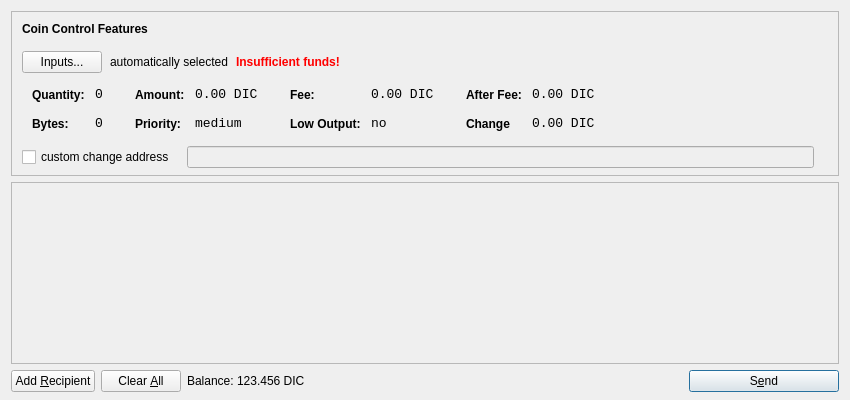
<?xml version="1.0" encoding="UTF-8"?>
<ui version="4.0">
 <class>SendCoinsDialog</class>
 <widget class="QDialog" name="SendCoinsDialog">
  <property name="geometry">
   <rect>
    <x>0</x>
    <y>0</y>
    <width>850</width>
    <height>400</height>
   </rect>
  </property>
  <property name="windowTitle">
   <string>Send Coins</string>
  </property>
  <property name="styleSheet">
   <string notr="true">background-image: url(:/images/bkg2);</string>
  </property>
  <layout class="QVBoxLayout" name="verticalLayout" stretch="0,1,0">
   <property name="bottomMargin">
    <number>8</number>
   </property>
   <item>
    <widget class="QFrame" name="frameCoinControl">
     <property name="sizePolicy">
      <sizepolicy hsizetype="Expanding" vsizetype="Expanding">
       <horstretch>0</horstretch>
       <verstretch>0</verstretch>
      </sizepolicy>
     </property>
     <property name="maximumSize">
      <size>
       <width>16777215</width>
       <height>16777215</height>
      </size>
     </property>
     <property name="frameShape">
      <enum>QFrame::StyledPanel</enum>
     </property>
     <property name="frameShadow">
      <enum>QFrame::Sunken</enum>
     </property>
     <layout class="QVBoxLayout" name="verticalLayoutCoinControl2">
      <property name="spacing">
       <number>6</number>
      </property>
      <property name="leftMargin">
       <number>0</number>
      </property>
      <property name="topMargin">
       <number>0</number>
      </property>
      <property name="rightMargin">
       <number>0</number>
      </property>
      <property name="bottomMargin">
       <number>6</number>
      </property>
      <item>
       <layout class="QVBoxLayout" name="verticalLayoutCoinControl" stretch="0,0,0,0,1">
        <property name="spacing">
         <number>0</number>
        </property>
        <property name="leftMargin">
         <number>10</number>
        </property>
        <property name="topMargin">
         <number>10</number>
        </property>
        <item>
         <layout class="QHBoxLayout" name="horizontalLayoutCoinControl1">
          <property name="bottomMargin">
           <number>15</number>
          </property>
          <item>
           <widget class="QLabel" name="labelCoinControlFeatures">
            <property name="sizePolicy">
             <sizepolicy hsizetype="Preferred" vsizetype="Maximum">
              <horstretch>0</horstretch>
              <verstretch>0</verstretch>
             </sizepolicy>
            </property>
            <property name="font">
             <font>
              <weight>75</weight>
              <bold>true</bold>
             </font>
            </property>
            <property name="styleSheet">
             <string notr="true">font-weight:bold;</string>
            </property>
            <property name="text">
             <string>Coin Control Features</string>
            </property>
           </widget>
          </item>
         </layout>
        </item>
        <item>
         <layout class="QHBoxLayout" name="horizontalLayoutCoinControl2" stretch="0,0,0,0">
          <property name="spacing">
           <number>8</number>
          </property>
          <property name="bottomMargin">
           <number>10</number>
          </property>
          <item>
           <widget class="QPushButton" name="pushButtonCoinControl">
            <property name="styleSheet">
             <string notr="true"/>
            </property>
            <property name="text">
             <string>Inputs...</string>
            </property>
           </widget>
          </item>
          <item>
           <widget class="QLabel" name="labelCoinControlAutomaticallySelected">
            <property name="text">
             <string>automatically selected</string>
            </property>
            <property name="margin">
             <number>5</number>
            </property>
           </widget>
          </item>
          <item>
           <widget class="QLabel" name="labelCoinControlInsuffFunds">
            <property name="font">
             <font>
              <weight>75</weight>
              <bold>true</bold>
             </font>
            </property>
            <property name="styleSheet">
             <string notr="true">color:red;font-weight:bold;</string>
            </property>
            <property name="text">
             <string>Insufficient funds!</string>
            </property>
            <property name="margin">
             <number>5</number>
            </property>
           </widget>
          </item>
          <item>
           <spacer name="horizontalSpacerCoinControl">
            <property name="orientation">
             <enum>Qt::Horizontal</enum>
            </property>
            <property name="sizeHint" stdset="0">
             <size>
              <width>40</width>
              <height>1</height>
             </size>
            </property>
           </spacer>
          </item>
         </layout>
        </item>
        <item>
         <widget class="QWidget" name="widgetCoinControl" native="true">
          <property name="sizePolicy">
           <sizepolicy hsizetype="Preferred" vsizetype="Preferred">
            <horstretch>0</horstretch>
            <verstretch>0</verstretch>
           </sizepolicy>
          </property>
          <property name="minimumSize">
           <size>
            <width>0</width>
            <height>0</height>
           </size>
          </property>
          <property name="styleSheet">
           <string notr="true"/>
          </property>
          <layout class="QHBoxLayout" name="horizontalLayoutCoinControl5">
           <property name="leftMargin">
            <number>0</number>
           </property>
           <property name="topMargin">
            <number>0</number>
           </property>
           <property name="rightMargin">
            <number>0</number>
           </property>
           <property name="bottomMargin">
            <number>0</number>
           </property>
           <item>
            <layout class="QHBoxLayout" name="horizontalLayoutCoinControl3" stretch="0,0,0,1">
             <property name="spacing">
              <number>20</number>
             </property>
             <property name="topMargin">
              <number>0</number>
             </property>
             <property name="bottomMargin">
              <number>10</number>
             </property>
             <item>
              <layout class="QFormLayout" name="formLayoutCoinControl1">
               <property name="horizontalSpacing">
                <number>10</number>
               </property>
               <property name="verticalSpacing">
                <number>14</number>
               </property>
               <property name="leftMargin">
                <number>10</number>
               </property>
               <property name="topMargin">
                <number>4</number>
               </property>
               <property name="rightMargin">
                <number>6</number>
               </property>
               <item row="0" column="0">
                <widget class="QLabel" name="labelCoinControlQuantityText">
                 <property name="styleSheet">
                  <string notr="true">font-weight:bold;</string>
                 </property>
                 <property name="text">
                  <string>Quantity:</string>
                 </property>
                 <property name="margin">
                  <number>0</number>
                 </property>
                </widget>
               </item>
               <item row="0" column="1">
                <widget class="QLabel" name="labelCoinControlQuantity">
                 <property name="font">
                  <font>
                   <family>Monospace</family>
                   <pointsize>10</pointsize>
                  </font>
                 </property>
                 <property name="cursor">
                  <cursorShape>IBeamCursor</cursorShape>
                 </property>
                 <property name="contextMenuPolicy">
                  <enum>Qt::ActionsContextMenu</enum>
                 </property>
                 <property name="text">
                  <string>0</string>
                 </property>
                 <property name="margin">
                  <number>0</number>
                 </property>
                 <property name="textInteractionFlags">
                  <set>Qt::LinksAccessibleByMouse|Qt::TextSelectableByKeyboard|Qt::TextSelectableByMouse</set>
                 </property>
                </widget>
               </item>
               <item row="1" column="0">
                <widget class="QLabel" name="labelCoinControlBytesText">
                 <property name="styleSheet">
                  <string notr="true">font-weight:bold;</string>
                 </property>
                 <property name="text">
                  <string>Bytes:</string>
                 </property>
                </widget>
               </item>
               <item row="1" column="1">
                <widget class="QLabel" name="labelCoinControlBytes">
                 <property name="font">
                  <font>
                   <family>Monospace</family>
                   <pointsize>10</pointsize>
                  </font>
                 </property>
                 <property name="cursor">
                  <cursorShape>IBeamCursor</cursorShape>
                 </property>
                 <property name="contextMenuPolicy">
                  <enum>Qt::ActionsContextMenu</enum>
                 </property>
                 <property name="text">
                  <string>0</string>
                 </property>
                 <property name="textInteractionFlags">
                  <set>Qt::LinksAccessibleByMouse|Qt::TextSelectableByKeyboard|Qt::TextSelectableByMouse</set>
                 </property>
                </widget>
               </item>
              </layout>
             </item>
             <item>
              <layout class="QFormLayout" name="formLayoutCoinControl2">
               <property name="horizontalSpacing">
                <number>10</number>
               </property>
               <property name="verticalSpacing">
                <number>14</number>
               </property>
               <property name="leftMargin">
                <number>6</number>
               </property>
               <property name="topMargin">
                <number>4</number>
               </property>
               <property name="rightMargin">
                <number>6</number>
               </property>
               <item row="0" column="0">
                <widget class="QLabel" name="labelCoinControlAmountText">
                 <property name="styleSheet">
                  <string notr="true">font-weight:bold;</string>
                 </property>
                 <property name="text">
                  <string>Amount:</string>
                 </property>
                 <property name="margin">
                  <number>0</number>
                 </property>
                </widget>
               </item>
               <item row="0" column="1">
                <widget class="QLabel" name="labelCoinControlAmount">
                 <property name="font">
                  <font>
                   <family>Monospace</family>
                   <pointsize>10</pointsize>
                  </font>
                 </property>
                 <property name="cursor">
                  <cursorShape>IBeamCursor</cursorShape>
                 </property>
                 <property name="contextMenuPolicy">
                  <enum>Qt::ActionsContextMenu</enum>
                 </property>
                 <property name="text">
                  <string>0.00 DIC</string>
                 </property>
                 <property name="textInteractionFlags">
                  <set>Qt::LinksAccessibleByMouse|Qt::TextSelectableByKeyboard|Qt::TextSelectableByMouse</set>
                 </property>
                </widget>
               </item>
               <item row="1" column="0">
                <widget class="QLabel" name="labelCoinControlPriorityText">
                 <property name="styleSheet">
                  <string notr="true">font-weight:bold;</string>
                 </property>
                 <property name="text">
                  <string>Priority:</string>
                 </property>
                </widget>
               </item>
               <item row="1" column="1">
                <widget class="QLabel" name="labelCoinControlPriority">
                 <property name="font">
                  <font>
                   <family>Monospace</family>
                   <pointsize>10</pointsize>
                  </font>
                 </property>
                 <property name="cursor">
                  <cursorShape>IBeamCursor</cursorShape>
                 </property>
                 <property name="contextMenuPolicy">
                  <enum>Qt::ActionsContextMenu</enum>
                 </property>
                 <property name="text">
                  <string>medium</string>
                 </property>
                 <property name="textInteractionFlags">
                  <set>Qt::LinksAccessibleByMouse|Qt::TextSelectableByKeyboard|Qt::TextSelectableByMouse</set>
                 </property>
                </widget>
               </item>
              </layout>
             </item>
             <item>
              <layout class="QFormLayout" name="formLayoutCoinControl3">
               <property name="horizontalSpacing">
                <number>10</number>
               </property>
               <property name="verticalSpacing">
                <number>14</number>
               </property>
               <property name="leftMargin">
                <number>6</number>
               </property>
               <property name="topMargin">
                <number>4</number>
               </property>
               <property name="rightMargin">
                <number>6</number>
               </property>
               <item row="0" column="0">
                <widget class="QLabel" name="labelCoinControlFeeText">
                 <property name="styleSheet">
                  <string notr="true">font-weight:bold;</string>
                 </property>
                 <property name="text">
                  <string>Fee:</string>
                 </property>
                 <property name="margin">
                  <number>0</number>
                 </property>
                </widget>
               </item>
               <item row="0" column="1">
                <widget class="QLabel" name="labelCoinControlFee">
                 <property name="font">
                  <font>
                   <family>Monospace</family>
                   <pointsize>10</pointsize>
                  </font>
                 </property>
                 <property name="cursor">
                  <cursorShape>IBeamCursor</cursorShape>
                 </property>
                 <property name="contextMenuPolicy">
                  <enum>Qt::ActionsContextMenu</enum>
                 </property>
                 <property name="text">
                  <string>0.00 DIC</string>
                 </property>
                 <property name="textInteractionFlags">
                  <set>Qt::LinksAccessibleByMouse|Qt::TextSelectableByKeyboard|Qt::TextSelectableByMouse</set>
                 </property>
                </widget>
               </item>
               <item row="1" column="0">
                <widget class="QLabel" name="labelCoinControlLowOutputText">
                 <property name="styleSheet">
                  <string notr="true">font-weight:bold;</string>
                 </property>
                 <property name="text">
                  <string>Low Output:</string>
                 </property>
                </widget>
               </item>
               <item row="1" column="1">
                <widget class="QLabel" name="labelCoinControlLowOutput">
                 <property name="font">
                  <font>
                   <family>Monospace</family>
                   <pointsize>10</pointsize>
                  </font>
                 </property>
                 <property name="cursor">
                  <cursorShape>IBeamCursor</cursorShape>
                 </property>
                 <property name="contextMenuPolicy">
                  <enum>Qt::ActionsContextMenu</enum>
                 </property>
                 <property name="text">
                  <string>no</string>
                 </property>
                 <property name="textInteractionFlags">
                  <set>Qt::LinksAccessibleByMouse|Qt::TextSelectableByKeyboard|Qt::TextSelectableByMouse</set>
                 </property>
                </widget>
               </item>
              </layout>
             </item>
             <item>
              <layout class="QFormLayout" name="formLayoutCoinControl4">
               <property name="horizontalSpacing">
                <number>10</number>
               </property>
               <property name="verticalSpacing">
                <number>14</number>
               </property>
               <property name="leftMargin">
                <number>6</number>
               </property>
               <property name="topMargin">
                <number>4</number>
               </property>
               <property name="rightMargin">
                <number>6</number>
               </property>
               <item row="0" column="0">
                <widget class="QLabel" name="labelCoinControlAfterFeeText">
                 <property name="styleSheet">
                  <string notr="true">font-weight:bold;</string>
                 </property>
                 <property name="text">
                  <string>After Fee:</string>
                 </property>
                 <property name="margin">
                  <number>0</number>
                 </property>
                </widget>
               </item>
               <item row="0" column="1">
                <widget class="QLabel" name="labelCoinControlAfterFee">
                 <property name="font">
                  <font>
                   <family>Monospace</family>
                   <pointsize>10</pointsize>
                  </font>
                 </property>
                 <property name="cursor">
                  <cursorShape>IBeamCursor</cursorShape>
                 </property>
                 <property name="contextMenuPolicy">
                  <enum>Qt::ActionsContextMenu</enum>
                 </property>
                 <property name="text">
                  <string>0.00 DIC</string>
                 </property>
                 <property name="textInteractionFlags">
                  <set>Qt::LinksAccessibleByMouse|Qt::TextSelectableByKeyboard|Qt::TextSelectableByMouse</set>
                 </property>
                </widget>
               </item>
               <item row="1" column="0">
                <widget class="QLabel" name="labelCoinControlChangeText">
                 <property name="styleSheet">
                  <string notr="true">font-weight:bold;</string>
                 </property>
                 <property name="text">
                  <string>Change</string>
                 </property>
                </widget>
               </item>
               <item row="1" column="1">
                <widget class="QLabel" name="labelCoinControlChange">
                 <property name="font">
                  <font>
                   <family>Monospace</family>
                   <pointsize>10</pointsize>
                  </font>
                 </property>
                 <property name="cursor">
                  <cursorShape>IBeamCursor</cursorShape>
                 </property>
                 <property name="contextMenuPolicy">
                  <enum>Qt::ActionsContextMenu</enum>
                 </property>
                 <property name="text">
                  <string>0.00 DIC</string>
                 </property>
                 <property name="textInteractionFlags">
                  <set>Qt::LinksAccessibleByMouse|Qt::TextSelectableByKeyboard|Qt::TextSelectableByMouse</set>
                 </property>
                </widget>
               </item>
              </layout>
             </item>
            </layout>
           </item>
          </layout>
         </widget>
        </item>
        <item>
         <layout class="QHBoxLayout" name="horizontalLayoutCoinControl4" stretch="0,0,0">
          <property name="spacing">
           <number>12</number>
          </property>
          <property name="sizeConstraint">
           <enum>QLayout::SetDefaultConstraint</enum>
          </property>
          <property name="topMargin">
           <number>5</number>
          </property>
          <property name="rightMargin">
           <number>5</number>
          </property>
          <item>
           <widget class="QCheckBox" name="checkBoxCoinControlChange">
            <property name="text">
             <string>custom change address</string>
            </property>
           </widget>
          </item>
          <item>
           <widget class="QLineEdit" name="lineEditCoinControlChange">
            <property name="enabled">
             <bool>false</bool>
            </property>
            <property name="sizePolicy">
             <sizepolicy hsizetype="Expanding" vsizetype="Fixed">
              <horstretch>0</horstretch>
              <verstretch>0</verstretch>
             </sizepolicy>
            </property>
           </widget>
          </item>
          <item>
           <widget class="QLabel" name="labelCoinControlChangeLabel">
            <property name="sizePolicy">
             <sizepolicy hsizetype="Preferred" vsizetype="Expanding">
              <horstretch>0</horstretch>
              <verstretch>0</verstretch>
             </sizepolicy>
            </property>
            <property name="minimumSize">
             <size>
              <width>0</width>
              <height>0</height>
             </size>
            </property>
            <property name="text">
             <string/>
            </property>
            <property name="margin">
             <number>3</number>
            </property>
           </widget>
          </item>
         </layout>
        </item>
        <item>
         <spacer name="verticalSpacerCoinControl">
          <property name="orientation">
           <enum>Qt::Vertical</enum>
          </property>
          <property name="sizeHint" stdset="0">
           <size>
            <width>800</width>
            <height>1</height>
           </size>
          </property>
         </spacer>
        </item>
       </layout>
      </item>
     </layout>
    </widget>
   </item>
   <item>
    <widget class="QScrollArea" name="scrollArea">
     <property name="widgetResizable">
      <bool>true</bool>
     </property>
     <widget class="QWidget" name="scrollAreaWidgetContents">
      <property name="geometry">
       <rect>
        <x>0</x>
        <y>0</y>
        <width>830</width>
        <height>172</height>
       </rect>
      </property>
      <layout class="QVBoxLayout" name="verticalLayout_2">
       <property name="leftMargin">
        <number>0</number>
       </property>
       <property name="topMargin">
        <number>0</number>
       </property>
       <property name="rightMargin">
        <number>0</number>
       </property>
       <property name="bottomMargin">
        <number>0</number>
       </property>
       <item>
        <layout class="QVBoxLayout" name="entries">
         <property name="spacing">
          <number>6</number>
         </property>
        </layout>
       </item>
       <item>
        <spacer name="verticalSpacer">
         <property name="orientation">
          <enum>Qt::Vertical</enum>
         </property>
         <property name="sizeHint" stdset="0">
          <size>
           <width>20</width>
           <height>40</height>
          </size>
         </property>
        </spacer>
       </item>
      </layout>
     </widget>
    </widget>
   </item>
   <item>
    <layout class="QHBoxLayout" name="horizontalLayout">
     <item>
      <widget class="QPushButton" name="addButton">
       <property name="toolTip">
        <string>Send to multiple recipients at once</string>
       </property>
       <property name="text">
        <string>Add &amp;Recipient</string>
       </property>
       <property name="icon">
        <iconset resource="../bitcoin.qrc">
         <normaloff>:/icons/add</normaloff>:/icons/add</iconset>
       </property>
       <property name="autoDefault">
        <bool>false</bool>
       </property>
      </widget>
     </item>
     <item>
      <widget class="QPushButton" name="clearButton">
       <property name="sizePolicy">
        <sizepolicy hsizetype="Minimum" vsizetype="Fixed">
         <horstretch>0</horstretch>
         <verstretch>0</verstretch>
        </sizepolicy>
       </property>
       <property name="toolTip">
        <string>Remove all transaction fields</string>
       </property>
       <property name="text">
        <string>Clear &amp;All</string>
       </property>
       <property name="icon">
        <iconset resource="../bitcoin.qrc">
         <normaloff>:/icons/remove</normaloff>:/icons/remove</iconset>
       </property>
       <property name="autoRepeatDelay">
        <number>300</number>
       </property>
       <property name="autoDefault">
        <bool>false</bool>
       </property>
      </widget>
     </item>
     <item>
      <layout class="QHBoxLayout" name="horizontalLayout_2">
       <property name="spacing">
        <number>3</number>
       </property>
       <item>
        <widget class="QLabel" name="label">
         <property name="sizePolicy">
          <sizepolicy hsizetype="Preferred" vsizetype="Fixed">
           <horstretch>0</horstretch>
           <verstretch>0</verstretch>
          </sizepolicy>
         </property>
         <property name="text">
          <string>Balance:</string>
         </property>
        </widget>
       </item>
       <item>
        <widget class="QLabel" name="labelBalance">
         <property name="sizePolicy">
          <sizepolicy hsizetype="Preferred" vsizetype="Fixed">
           <horstretch>0</horstretch>
           <verstretch>0</verstretch>
          </sizepolicy>
         </property>
         <property name="cursor">
          <cursorShape>IBeamCursor</cursorShape>
         </property>
         <property name="text">
          <string>123.456 DIC</string>
         </property>
         <property name="textInteractionFlags">
          <set>Qt::LinksAccessibleByMouse|Qt::TextSelectableByKeyboard|Qt::TextSelectableByMouse</set>
         </property>
        </widget>
       </item>
      </layout>
     </item>
     <item>
      <spacer name="horizontalSpacer">
       <property name="orientation">
        <enum>Qt::Horizontal</enum>
       </property>
       <property name="sizeHint" stdset="0">
        <size>
         <width>40</width>
         <height>20</height>
        </size>
       </property>
      </spacer>
     </item>
     <item>
      <widget class="QPushButton" name="sendButton">
       <property name="minimumSize">
        <size>
         <width>150</width>
         <height>0</height>
        </size>
       </property>
       <property name="toolTip">
        <string>Confirm the send action</string>
       </property>
       <property name="text">
        <string>S&amp;end</string>
       </property>
       <property name="icon">
        <iconset resource="../bitcoin.qrc">
         <normaloff>:/icons/send</normaloff>:/icons/send</iconset>
       </property>
       <property name="default">
        <bool>true</bool>
       </property>
      </widget>
     </item>
    </layout>
   </item>
  </layout>
 </widget>
 <resources>
  <include location="../bitcoin.qrc"/>
 </resources>
 <connections/>
</ui>
